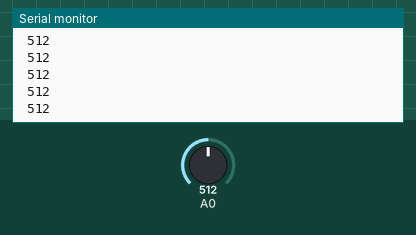
The sketch below on a simulated Arduino Uno, built with avr-gcc and run on an emulated ATmega328P. Shown: the last lines printed to the serial monitor. Inputs (shaded band) come from the test bench; at power-on: A0 = 512.

Above: at 1.2 s.
1.3 s: A0 set to 716
At 2.1 s:
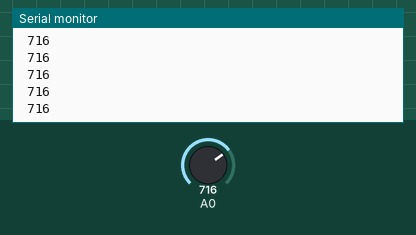
2.8 s: A0 set to 900
At 3.5 s:
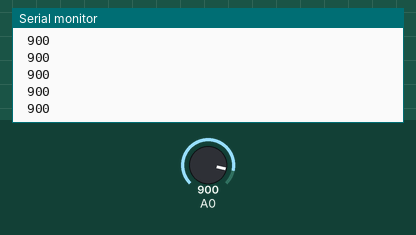
Timing chart, 0 to 5.8 s (numbered marks = the images above; inputs shaded):
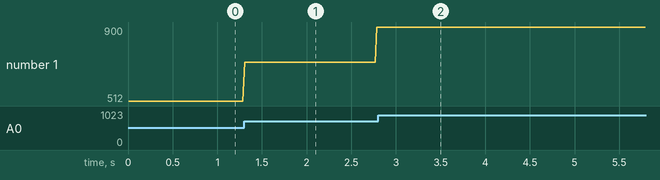

The sketch:

test_analog.ino
```cpp
void setup() {
  // put your setup code here, to run once:
  Serial.begin(9600);
}

void loop() {
  // put your main code here, to run repeatedly:
  Serial.println(analogRead(A0));
  Serial.print(" ");
  delay(20);
}
```

Measured:
- after the input at 1.3 s, the serial monitor: prints a new line at once (image 1)
- after the input at 2.8 s, the serial monitor: prints a new line at once (image 2)
- plotted number 1: 512 → 900 after the input at 1.3 s
